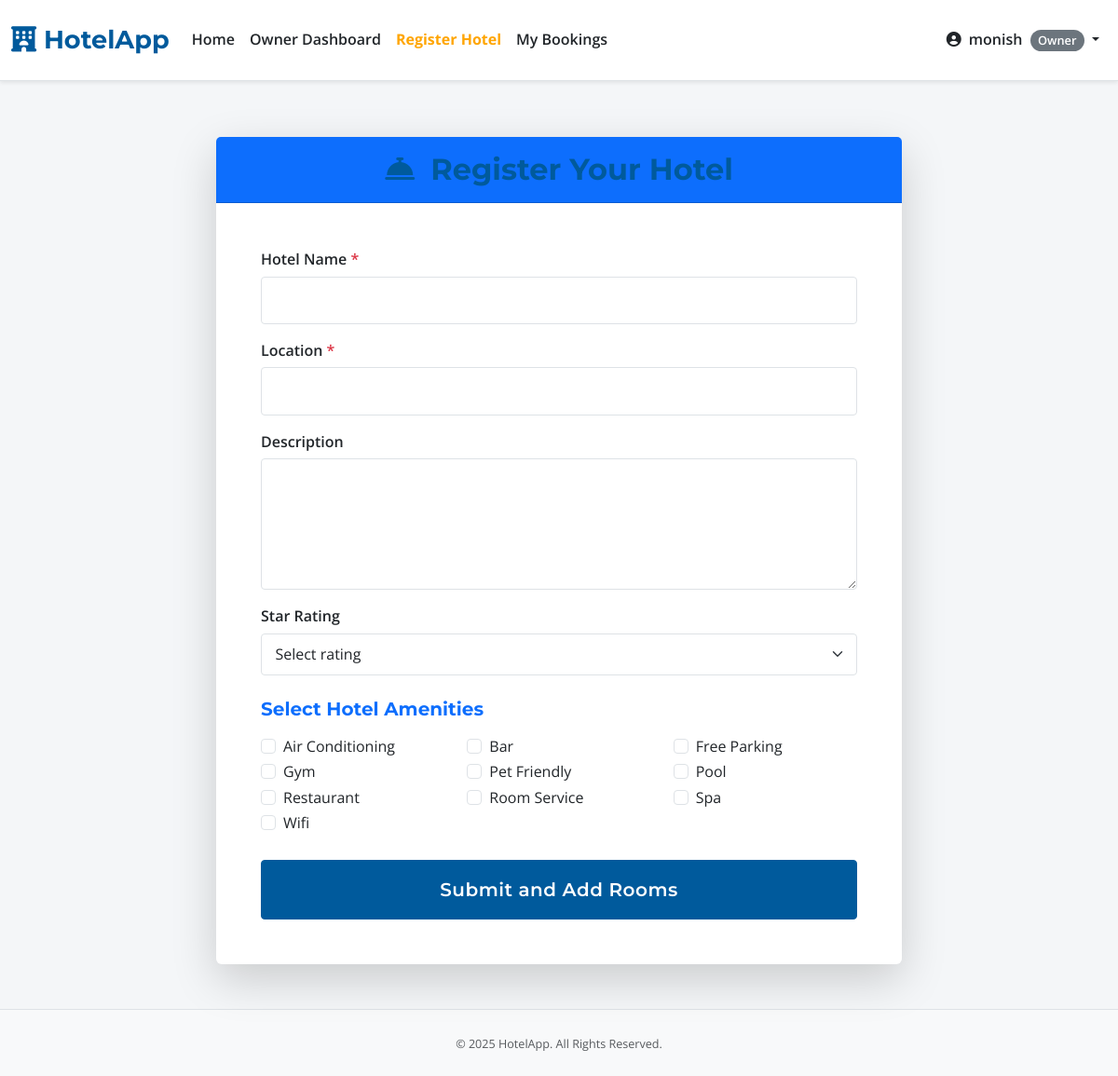
The app's page /register_hotel (signed in) with its own data.
### app.py (models this page shows, shortened)
class User(UserMixin, db.Model):
    id = db.Column(db.Integer, primary_key=True)
    username = db.Column(db.String(80), unique=True, nullable=False)
    email = db.Column(db.String(120), unique=True, nullable=False)
    password_hash = db.Column(db.String(200), nullable=False)
    role = db.Column(db.String(20), nullable=False, default='user')
    is_active = db.Column(db.Boolean, default=True, nullable=False)
    created_at = db.Column(db.DateTime, default=datetime.utcnow)
    hotels_owned = db.relationship('Hotel', backref='owner_user', lazy=True, foreign_keys='Hotel.owner_id', cascade="all, delete-orphan")
    bookings = db.relationship('Booking', backref='booker', lazy=True, foreign_keys='Booking.user_id', cascade="all, delete-orphan")
    wishlist_items = db.relationship('Wishlist', backref='user', lazy='dynamic', cascade='all, delete-orphan')
    audit_logs = db.relationship('AuditLog', backref='actor', lazy=True, foreign_keys='AuditLog.user_id')

class Amenity(db.Model):
    id = db.Column(db.Integer, primary_key=True)
    name = db.Column(db.String(50), unique=True, nullable=False)

### app.py (the view, shortened to what this page needs)
@app.route('/register_hotel', methods=['GET', 'POST'])
@role_required('owner')
def register_hotel():
    all_amenities = Amenity.query.order_by(Amenity.name).all()
    return render_template('register_hotel.html', form_data={}, all_amenities=all_amenities)

### app.py (called while the page is built)
@login_manager.user_loader
def load_user(user_id):
    user = User.query.get(int(user_id))
    if user and user.is_active:
        return user
    return None

def role_required(role_name):
    def decorator(f):
        @wraps(f)
        @login_required
        def decorated_function(*args, **kwargs):
            roles = role_name if isinstance(role_name, list) else [role_name]
            if current_user.role not in roles:
                flash(f"Access Denied: You need one of the following roles: {', '.join(roles)}.", "danger")
                return redirect(url_for('index'))
            return f(*args, **kwargs)
        return decorated_function
    return decorator

@app.context_processor
def utility_processor():
    def is_hotel_in_wishlist(hotel_id):
        if current_user.is_authenticated:
            return Wishlist.query.filter_by(user_id=current_user.id, hotel_id=hotel_id).first() is not None
        return False
    return dict(is_hotel_in_wishlist=is_hotel_in_wishlist)

### templates/register_hotel.html (shortened to what this page needs)
{% extends "base.html" %}
{% block content %}
<div class="row justify-content-center my-5">
    <div class="col-md-9 col-lg-8">
        <div class="card shadow-lg border-0">
            <div class="card-header bg-primary text-white text-center py-3"><h2 class="mb-0"><i class="fas fa-concierge-bell me-2"></i> Register Your Hotel</h2></div>
            <div class="card-body p-4 p-md-5">
                <form method="POST" action="{{ url_for('register_hotel') }}">
                    <div class="mb-3"><label for="name" class="form-label">Hotel Name <span class="text-danger">*</span></label><input type="text" class="form-control form-control-lg" id="name" name="name" required></div>
                    <div class="mb-3"><label for="location" class="form-label">Location <span class="text-danger">*</span></label><input type="text" class="form-control form-control-lg" id="location" name="location" required></div>
                    <div class="mb-3"><label for="description" class="form-label">Description</label><textarea class="form-control" id="description" name="description" rows="5"></textarea></div>
                    <div class="mb-3"><label for="star_rating" class="form-label">Star Rating</label><select class="form-select" id="star_rating" name="star_rating"><option value="">Select rating</option></select></div>
                    <h5 class="mt-4 mb-3 text-primary">Select Hotel Amenities</h5>
                    <div class="row">
                        {% for amenity in all_amenities %}
                        <div class="col-md-4 col-6">
                            <div class="form-check">
                                <input class="form-check-input" type="checkbox" name="amenities" value="{{ amenity.id }}" id="amenity_{{ amenity.id }}">
                                <label class="form-check-label" for="amenity_{{ amenity.id }}">{{ amenity.name }}</label>
                            </div>
                        </div>
                        {% endfor %}
                    </div>
                    <div class="d-grid mt-4"><button type="submit" class="btn btn-primary btn-lg py-3">Submit and Add Rooms</button></div>
                </form>
            </div>
        </div>
    </div>
</div>
{% endblock %}

### templates/base.html (shortened to what this page needs)
<!DOCTYPE html>
<html lang="en">
<head>
    <link href="https://cdn.jsdelivr.net/npm/bootstrap@5.3.2/dist/css/bootstrap.min.css" rel="stylesheet">
    <link rel="stylesheet" href="https://cdnjs.cloudflare.com/ajax/libs/font-awesome/6.4.2/css/all.min.css" />
    <link rel="stylesheet" href="https://unpkg.com/leaflet@1.9.4/dist/leaflet.css"/>
    <link rel="stylesheet" href="{{ url_for('static', filename='style.css') }}">
</head>
<body class="d-flex flex-column min-vh-100">
    <nav class="navbar navbar-expand-lg navbar-light bg-white fixed-top border-bottom shadow-sm py-3">
        <div class="container-fluid">
            <a class="navbar-brand" href="{{ url_for('index') }}" style="font-family: 'Montserrat', sans-serif; font-weight: 700; color: var(--primary-color, #005A9C); font-size: 1.6rem;">
                <i class="fas fa-hotel"></i> HotelApp
            </a>
            <div class="collapse navbar-collapse" id="navbarNav">
                <ul class="navbar-nav me-auto mb-2 mb-lg-0">
                    <li class="nav-item">
                        <a class="nav-link {% if request.endpoint == 'index' %}active fw-bold{% endif %}" href="{{ url_for('index') }}">Home</a>
                    </li>
                    {% if current_user.is_authenticated %}
                        {% if current_user.role == 'admin' %}
                            <li class="nav-item"><a class="nav-link {% if request.endpoint == 'admin_dashboard' %}active fw-bold{% endif %}" href="{{ url_for('admin_dashboard') }}">Admin Dashboard</a></li>
                        {% elif current_user.role == 'owner' %}
                            <li class="nav-item"><a class="nav-link {% if request.endpoint == 'owner_dashboard' %}active fw-bold{% endif %}" href="{{ url_for('owner_dashboard') }}">Owner Dashboard</a></li>
                            <li class="nav-item"><a class="nav-link {% if request.endpoint == 'register_hotel' %}active fw-bold{% endif %}" href="{{ url_for('register_hotel') }}">Register Hotel</a></li>
                        {% endif %}
                        <li class="nav-item"><a class="nav-link {% if request.endpoint == 'my_bookings' %}active fw-bold{% endif %}" href="{{ url_for('my_bookings') }}">My Bookings</a></li>
                    {% endif %}
                </ul>
                <ul class="navbar-nav ms-auto mb-2 mb-lg-0 align-items-center">
                    {% if current_user.is_authenticated %}
                        <li class="nav-item dropdown">
                            <a class="nav-link dropdown-toggle" href="#" id="navbarUserDropdown" role="button" data-bs-toggle="dropdown" aria-expanded="false">
                                <i class="fas fa-user-circle me-1"></i> {{ current_user.username }}
                                <span class="badge rounded-pill bg-secondary ms-1">{{ current_user.role|capitalize }}</span>
                            </a>
                        </li>
                    {% else %}
                        <li class="nav-item"><a class="nav-link {% if request.endpoint == 'login' %}active fw-bold{% endif %}" href="{{ url_for('login') }}">Login</a></li>
                        <li class="nav-item"><a class="btn btn-primary btn-sm ms-2" href="{{ url_for('register') }}">Register</a></li>
                    {% endif %}
                </ul>
            </div>
        </div>
    </nav>
    <main class="container-fluid mt-4 flex-grow-1">
        <div class="container">
            {% block content %}{% endblock %}
        </div>
    </main>
    <footer class="py-4 mt-auto bg-light text-center text-muted border-top">
        <div class="container"><small>© <span id="currentYear"></span> HotelApp. All Rights Reserved.</small></div>
    </footer>
</body>
</html>

### static/style.css (style rules this page uses)
:root { --primary-color: #005A9C; --secondary-color: #FFA500; --light-bg: #f8f9fa; --dark-text: #212529; --medium-text: #6c757d; --border-color: #dee2e6; --card-shadow: 0 2px 8px rgba(0, 0, 0, 0.075); --card-hover-shadow: 0 6px 15px rgba(0, 0, 0, 0.12); }
body { font-family: 'Open Sans', sans-serif; color: var(--dark-text); background-color: #f4f6f8; padding-top: 75px; line-height: 1.6; display: flex; flex-direction: column; min-height: 100vh; }
.container, .container-fluid { flex-grow: 1; }
h1, h2, h3, h4, h5, h6 { font-family: 'Montserrat', sans-serif; font-weight: 700; color: var(--primary-color); }
h2 { font-size: 2rem; margin-bottom: 0.8rem; }
a { color: var(--primary-color); text-decoration: none; transition: color 0.2s ease-in-out; }
.navbar { background-color: #ffffff !important; border-bottom: 1px solid var(--border-color); box-shadow: 0 2px 4px rgba(0,0,0,0.04); padding-top: 0.7rem; padding-bottom: 0.7rem; }
.navbar-brand { font-size: 1.7rem !important; }
.navbar-nav .nav-link { color: var(--dark-text) !important; font-weight: 600; padding: 0.5rem 1rem; }
.navbar-nav .nav-link.active, .navbar-nav .nav-link:hover { color: var(--secondary-color) !important; }
.btn { font-family: 'Montserrat', sans-serif; font-weight: 600; padding: 0.5rem 1.2rem; border-radius: 0.25rem; transition: all 0.2s ease-in-out; letter-spacing: 0.5px; }
.btn-primary { background-color: var(--primary-color); border-color: var(--primary-color); }
.form-control, .form-select { border-radius: 0.25rem; border: 1px solid var(--border-color); padding: 0.6rem 0.9rem; transition: border-color 0.2s ease, box-shadow 0.2s ease; }
.form-label { font-weight: 600; margin-bottom: 0.3rem; }
.card { border: 1px solid var(--border-color); border-radius: 0.375rem; box-shadow: var(--card-shadow); transition: box-shadow 0.25s ease-in-out, transform 0.25s ease-in-out; background-color: #fff; }
.card-header { font-weight: 600; }
.card-body { padding: 1.25rem; }
.badge { font-size: 0.8em; padding: 0.4em 0.65em; font-weight: 600; }
footer { background-color: #e9ecef; padding: 1.5rem 0; font-size: 0.9em; color: var(--medium-text); }

### templates/base.html (style rules this page uses)
body { padding-top: 75px; }

### records on screen
User: username "monish", role "Owner"
Amenity: name "Air Conditioning"
Amenity: name "Bar"
Amenity: name "Free Parking"
Amenity: name "Gym"
Amenity: name "Pet Friendly"
Amenity: name "Pool"
Amenity: name "Restaurant"
Amenity: name "Room Service"
Amenity: name "Spa"
Amenity: name "Wifi"
